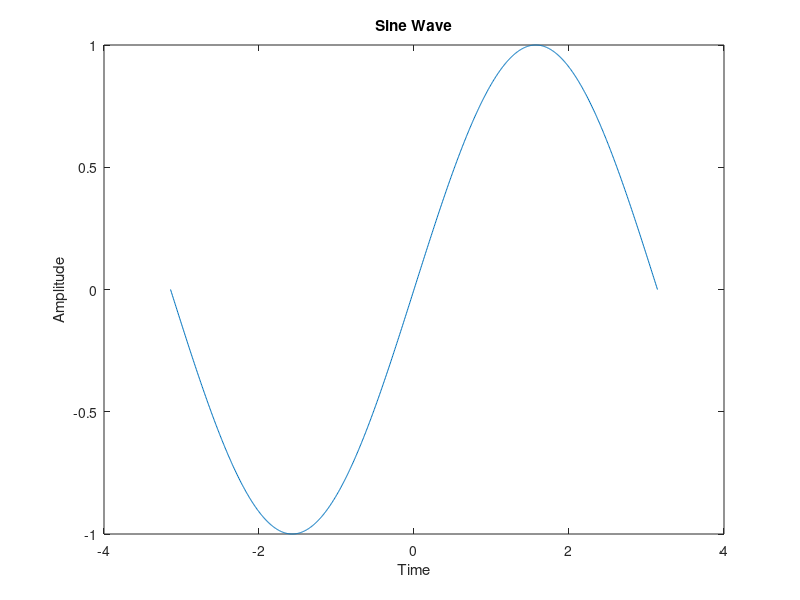

The MATLAB source for this figure:
% Plotting Sine Wave
t=linspace(-pi,pi,1000);
x = sin(t);
plot(t,x)
xlabel('Time')
ylabel('Amplitude')
title('Sine Wave')